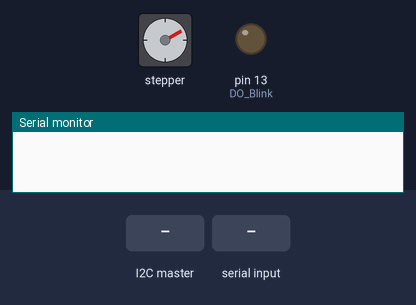
A sketch run on a simulated Arduino Uno, built with avr-gcc and run on an emulated ATmega328P. Parts: stepper motor, output pins drawn as LEDs (lit = HIGH), the last lines printed to the serial monitor. Inputs (shaded band) come from the test bench. Stepper angles assume 2048 steps per turn.

Above: at 1.25 s.
1.3 s: the I2C master sends the byte 1
At 2.4 s:
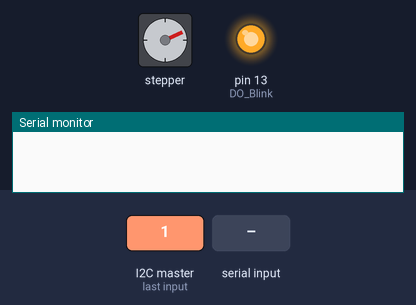
2.8 s: "90,45\n" received over Serial
At 3.6 s:
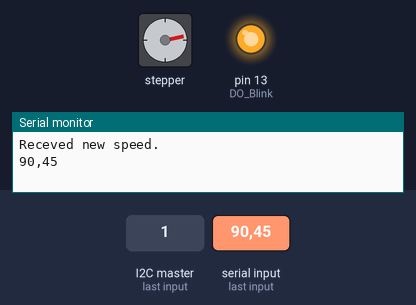
5.8 s: "200\n" received over Serial
At 5.95 s:
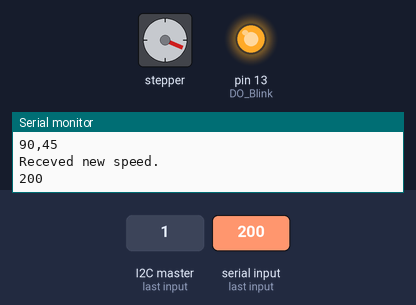
8.8 s: the I2C master sends the byte 0
At 8.98 s:
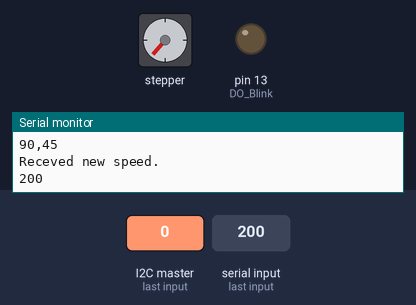
11.8 s: "30,150\n" received over Serial
14.8 s: "90\n" received over Serial
Timing chart, 0 to 23.5 s (numbered marks = the images above; inputs shaded):
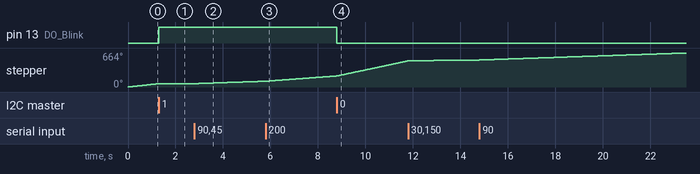

Measured:
- after the input at 1.3 s, pin 13 (DO_Blink): LOW → HIGH at once; stepper: goes on until 1.3 s, then stays 66°
- after the input at 2.8 s, stepper: keeps turning clockwise at about 16°/s, starting after 0.05 s
- after the input at 8.8 s, pin 13 (DO_Blink): HIGH → LOW at once
- by itself, stepper: keeps turning clockwise at about 52°/s

The sketch:

GEN5_C_SLAVE.ino
```cpp
// (licence header left out)
#include <AccelStepper.h>
#include <Wire.h>
void BlinkLED(int Press);
int speed;int DO_Blink = 13;
byte I2C_OnOff;
void serial_flush(void);
void readstring();

String inputString = "";
bool stringComplete = false;
int Mtrspeed;
AccelStepper stepper; // Defaults to AccelStepper::FULL4WIRE (4 pins) on 2, 3, 4, 5

void setup()
{
   Mtrspeed = 300;
   Serial.begin(9600);
   stepper.setMaxSpeed(9000);
   stepper.setSpeed(Mtrspeed);


  pinMode(DO_Blink, OUTPUT);
  Wire.begin(1);
  Wire.onReceive(BlinkLED);

}

void loop()
{
readstring();
  if (stringComplete)
  {
    Serial.println("Receved new speed.");
    Serial.println(inputString);

    int newVal = inputString.toInt();
    Mtrspeed = newVal;
    stepper.setSpeed(Mtrspeed);
    stepper.runSpeed();


     serial_flush(),
     inputString = "";
     stringComplete = false;
   }

   stepper.runSpeed();
}


void serial_flush(void) {
  while (Serial.available()) Serial.read();
}

void readstring()
{
  while (Serial.available()) {
    // get the new byte:
    char inChar = (char)Serial.read();
    // add it to the inputString:
    inputString += inChar;
    // if the incoming character is a newline, set a flag so the main loop can
    // do something about it:
    if (inChar == '\n') {
      stringComplete = true;
      serial_flush();
      return;
    }
  }
}

void BlinkLED(int Press)
{
  I2C_OnOff = Wire.read();
  if (I2C_OnOff == 1)
  {
   digitalWrite(DO_Blink, HIGH);
   stepper.setSpeed(0);
    stepper.runSpeed();
  }
  else if (I2C_OnOff == 0)
  {
   digitalWrite(DO_Blink, LOW);
   stepper.setSpeed(600);
    stepper.runSpeed();
  }
}
```
